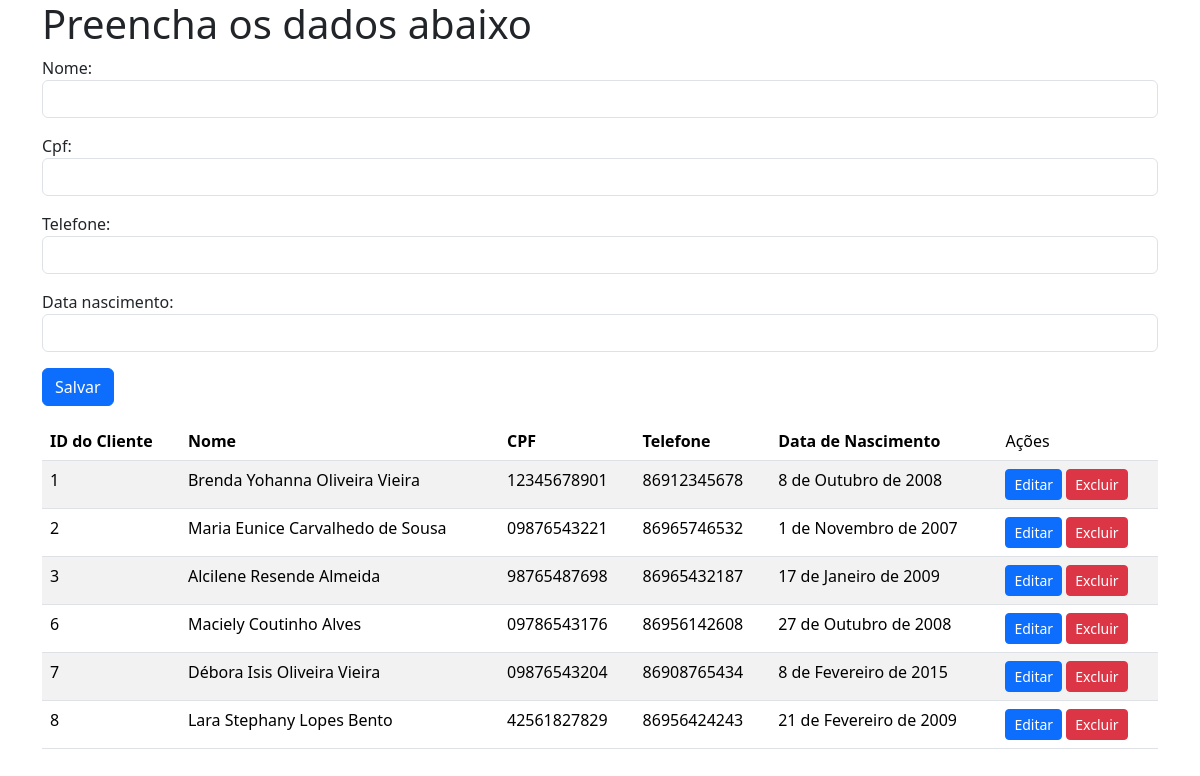
The app's page / (signed in) with its own data.
### apps/clientes/models.py (models this page shows, shortened)
class Cliente(models.Model):
    nome = models.CharField(verbose_name="Nome completo", max_length=100)
    cpf = models.CharField(verbose_name="CPF", max_length=14)
    telefone = models.CharField(verbose_name="Telefone", max_length=14)
    data_nascimento = models.DateField(verbose_name="Data de Nascimento")

### apps/clientes/views.py (the view)
# urls.py: path('', views.novo_cliente, name='novo_cliente'),
@login_required
def novo_cliente(request):
    clientes = Cliente.objects.all()
    template_name = 'novo_cliente.html'
    context = {}
    if request.method == 'POST':
        form = ClienteForm(request.POST)
        if form.is_valid():
            form.save()
        else:
            return HttpResponse('<h1> Deu erro no teu formulário<h1>')
    form = ClienteForm()
    context['form'] = form
    context['clientes'] = clientes
    return render(request, template_name, context)

### apps/clientes/forms.py
class ClienteForm(forms.ModelForm):
    nome = forms.CharField(widget=forms.TextInput(attrs={"class": "form-control"}))
    cpf = forms.CharField(widget=forms.TextInput(attrs={"class": "form-control"}))
    telefone = forms.CharField(widget=forms.TextInput(attrs={"class": "form-control"}))
    data_nascimento = forms.CharField(widget=forms.DateInput(attrs={"class": "form-control"}))
    class Meta:
        model = Cliente
        fields = '__all__'

### apps/clientes/templates/novo_cliente.html (shortened to what this page needs)
<html>
    <link href="https://cdn.jsdelivr.net/npm/bootstrap@5.3.8/dist/css/bootstrap.min.css" rel="stylesheet">
    <body>
        <div class="container">
            <form method="post">
            <h1>Preencha os dados abaixo</h1>
            <div class="mb-3">
            {{form.as_p}}
            </div>
            <button type= "submit" class="btn btn-primary">Salvar</button>
        </form>
        <table class="table table-striped table-hover">
            <thead>
                <th>ID do Cliente</th>
                <th>Nome</th>
                <th>CPF</th>
                <th>Telefone</th>
                <th>Data de Nascimento</th>
                <td>Ações</td>
            </thead>
            <tbody>
                {% for cliente in clientes %}
                    <tr>
                        <td>{{ cliente.id }}</td>
                        <td>{{ cliente.nome }}</td>
                        <td>{{ cliente.cpf }}</td>
                        <td>{{ cliente.telefone }}</td>
                        <td>{{ cliente.data_nascimento }}</td>
                        <td>
                            <a href="{% url 'atualizar_cliente' cliente.id %}" class="btn btn-primary btn-sm">Editar</a>
                            <a href="{% url 'excluir_cliente' cliente.id %}" class="btn btn-danger btn-sm">Excluir</a>
                        </td>
                    </tr>
                {% endfor %}
            </tbody>
        </table>
        </div>
    </body>
</html>

### records on screen
Cliente: id "1", nome "Brenda Yohanna Oliveira Vieira", cpf "12345678901", telefone "86912345678", data_nascimento "8 de Outubro de 2008"
Cliente: id "2", nome "Maria Eunice Carvalhedo de Sousa", cpf "09876543221", telefone "86965746532", data_nascimento "1 de Novembro de 2007"
Cliente: id "3", nome "Alcilene Resende Almeida", cpf "98765487698", telefone "86965432187", data_nascimento "17 de Janeiro de 2009"
Cliente: id "6", nome "Maciely Coutinho Alves", cpf "09786543176", telefone "86956142608", data_nascimento "27 de Outubro de 2008"
Cliente: id "7", nome "Débora Isis Oliveira Vieira", cpf "09876543204", telefone "86908765434", data_nascimento "8 de Fevereiro de 2015"
Cliente: id "8", nome "Lara Stephany Lopes Bento", cpf "42561827829", telefone "86956424243", data_nascimento "21 de Fevereiro de 2009"
